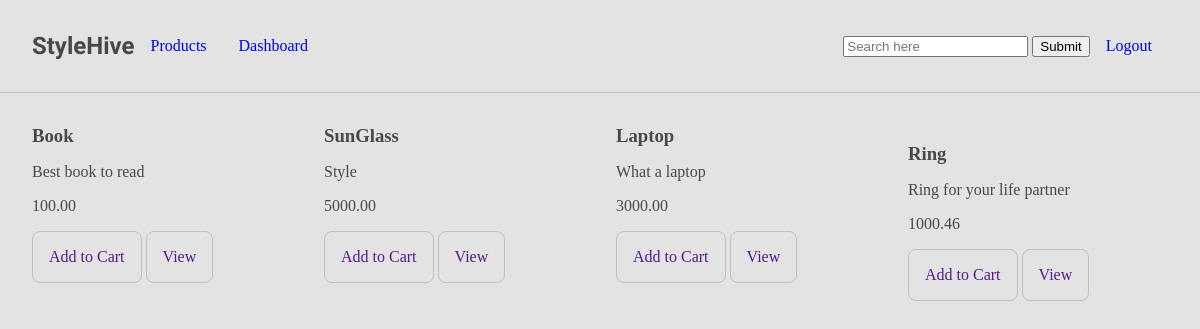
Screenshot of / (signed in) with the database file from the repository.
### products/models.py (models this page shows, shortened)
class Product(models.Model):
    title = models.CharField(max_length=255)
    description = models.CharField(max_length=255)
    price = models.FloatField(validators=[MinValueValidator(50.00), MaxValueValidator(5000.00)])
    image = models.ImageField(blank=True)

### stylehive/views.py (the view)
# urls.py: path('', product_page, name='products'),
def product_page(request):
    products = Product.objects.all()
    context = {
        "products": products
    }
    return render(request, "products.html", context)

### stylehive/templates/products.html (shortened to what this page needs)
{% extends "base.html" %}
{% load static %}
{% block content %}
<div class="products">
    {% for product in products %}
    <div class="column">
        <div class="product-img">
        </div>
        <div class="product-content">
            <h3>{{product.title}}</h3>
            <p class="description">{{product.description}}</p>
            <p class="price">{{product.price|floatformat:2}}</p>
            <a href="">Add to Cart</a>
            <a href="">View</a>
        </div>
    </div>
    {% endfor %}
</div>
{% endblock %}

### static/css/style.css (style rules this page uses)
html, body, ul, h1, h2, h3, h4, h5 { margin: 0; padding: 0; }
body { background-color: #E3E3E3; color: #484848; }
a { text-decoration: none; }
.products { display: flex; column-gap: 2em; padding: 2em; }
.products > .column { width: 25%; }
.product-content a, .single-product a { display: inline-block; border: 1px solid silver; border-radius: .5em; padding: 1em; }

### rows the page displays
Product: title "Book", description "Best book to read", price "100.00"
Product: title "SunGlass", description "Style", price "5000.00"
Product: title "Laptop", description "What a laptop", price "3000.00"
Product: title "Ring", description "Ring for your life partner", price "1000.46"
